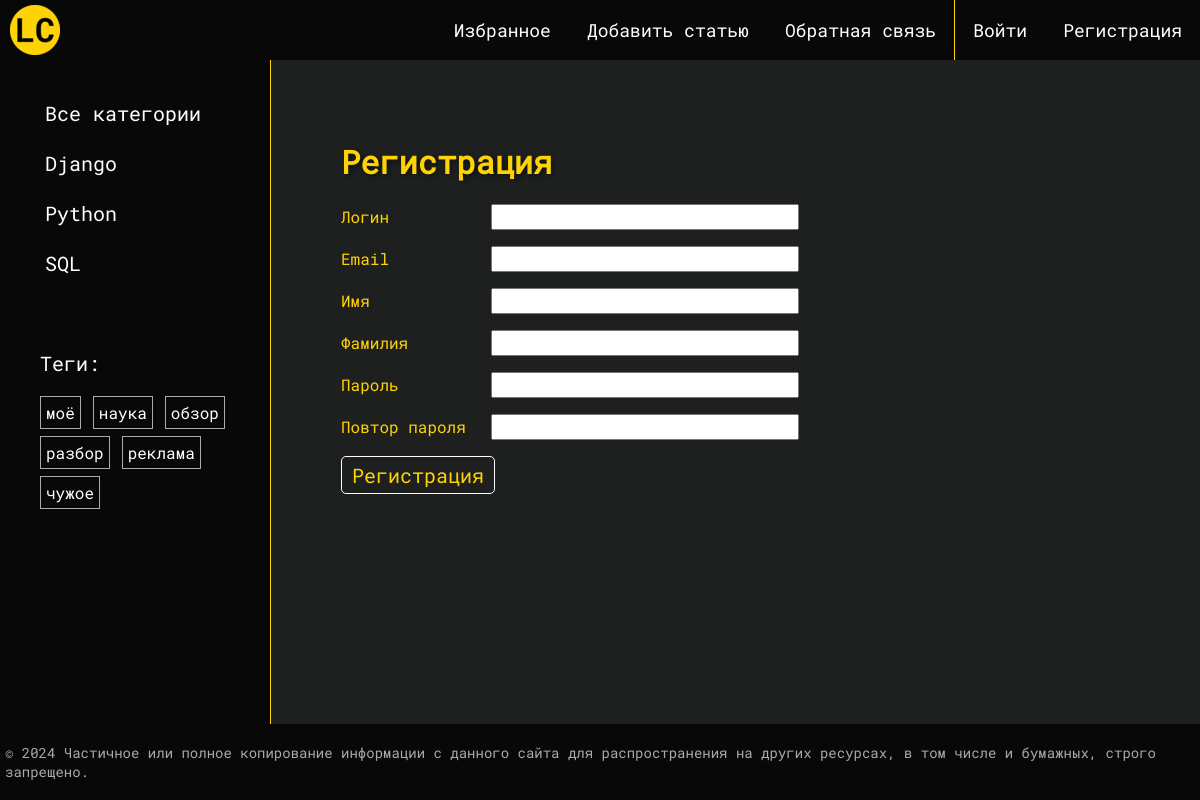
The page /users/register/ on the database its author committed.
### articles/models.py (models this page shows, shortened)
class Category(models.Model):
    name = models.CharField(max_length=150,
                            db_index=True,
                            verbose_name="Наименование категории")
    slug = models.SlugField(max_length=255,
                            unique=True,
                            db_index=True)
    class Meta:
        verbose_name = "Категория"
        verbose_name_plural = "Категории"
    def get_absolute_url(self):
        return reverse('category', kwargs={'cat_slug': self.slug})

class Tag(models.Model):
    tag = models.CharField(max_length=100,
                           db_index=True)
    slug = models.SlugField(max_length=255,
                            db_index=True)
    def get_absolute_url(self):
        return reverse('tag', kwargs={'tag_slug': self.slug})

### users/views.py (the view, shortened to what this page needs)
# urls.py: path('register/', views.RegisterUser.as_view(), name='register'),
class RegisterUser(CreateView):
    form_class = RegisterUserForm
    template_name = 'users/register.html'
    extra_context = {'title': 'Регистрация'}
    success_url = reverse_lazy('users:login')

### users/forms.py (shortened to what this page needs)
class RegisterUserForm(UserCreationForm):
    username = forms.CharField(label="Логин",
                               widget=forms.TextInput(attrs={'class': 'form-input'}))
    password1 = forms.CharField(label="Пароль",
                                widget=forms.PasswordInput(attrs={'class': 'form-input'}))
    password2 = forms.CharField(label="Повтор пароля",
                                widget=forms.PasswordInput(attrs={'class': 'form-input'}))
    class Meta:
        model = get_user_model()
        fields = ['username', 'email', 'first_name', 'last_name', 'password1', 'password2']
        labels = {
            'email': "Email",
            'first_name': "Имя",
            'last_name': "Фамилия",
        }
        widgets = {
            'email': forms.TextInput(attrs={'class': 'form-input'}),
            'first_name': forms.TextInput(attrs={'class': 'form-input'}),
            'last_name': forms.TextInput(attrs={'class': 'form-input'}),
        }

### articles/templatetags/posts_tags.py (called while the page is built)
@register.inclusion_tag('articles/list_categories.html')
def show_categories(cat_selected=0):
    cats = Category.objects.annotate(total=Count("posts")).filter(total__gt=0)
    return {'cats': cats, 'cat_selected': cat_selected}

@register.inclusion_tag('articles/list_tags.html')
def show_all_tags():
    return {'tags': Tag.objects.annotate(total=Count("tags")).filter(total__gt=0)}

### users/context_processors.py (called while the page is built)
def get_articles_context(request):
    return {'mainmenu': menu}

### users/templates/users/register.html (shortened to what this page needs)
{% extends 'base.html' %}
{% block content %}
<h1>Регистрация</h1>
<form method="post">
    {% for f in form %}
    <p><label class="form-label" for="{{ f.id_for_label }}">{{ f.label }}</label>{{ f }}</p>
    {% endfor %}
    <p><button type="submit">Регистрация</button></p>
</form>
{% endblock %}

### articles/templates/articles/list_categories.html
{% for cat in cats %}
{% if cat.id == cat_selected %}
<li class="selected">{{cat.name}}</li>
{% else %}
<li><a href="{{ cat.get_absolute_url }}">{{cat.name}}</a></li>
{% endif %}
{% endfor %}

### articles/templates/articles/list_tags.html
{% if tags %}
    <p>Теги:</p>
    <ul class="tags-list">
        {% for t in tags %}
        <li><a href="{{t.get_absolute_url}}">{{t.tag}}</a></li>
        {% endfor %}
    </ul>
{% endif %}

### articles/static/articles/css/styles.css (style rules this page uses)
html, body { font-family: 'RobotoMono'; margin: 0; padding: 0; height: 100%; width: 100%; color: #fff; background-color: #1e2020; }
h1, h2, h3 { font-family: 'RobotoMono'; color: #FED305; text-shadow: 2px 2px 5px rgba(0, 0, 0, 0.5); }
a { color: #fff; text-decoration: none; font-family: 'RobotoMono'; }
.left-chapters ul { width: 230px; margin: 20px; padding: 20px 0 10px 0; list-style: none; font-size: 20px; }
.left-chapters ul li { margin: 0; color: #fff; width: 100%; height: 40px; padding: 0; margin: 10px; }
.left-chapters ul li a { color: #fff; text-decoration: none; height: 40px; display: block; padding: 10px 0 0 15px; }
ul.tags-list { width: auto; margin: 10px 10px 0 0; padding: 0; list-style: none; }
ul.tags-list li { margin: 0; padding: 0; width: auto; display: inline-block; }
ul.tags-list li a { padding: 5px; font-size: 16px; border: 1px solid #aaa; height: auto; width: auto; }
.content-text h1 { font-size: 32px; color: #FED305; }
.form-input { width: 300px; font-size: 15px; font-family: 'RobotoMono'; }
.form-label { display: inline-block; min-width: 150px; max-width: 150px; color: #FED305; font-size: 16px; }
form p { color: #FED305; font-size: 16px; }
button { font-family: 'RobotoMono'; font-size: 20px; background: transparent; border: 1px solid #fff; color: #FED305; padding: 5px 10px 5px 10px; border-radius: 5px 5px 5px 5px; }

### rows shown on the page
Category: name "Django"
Category: name "Python"
Category: name "SQL"
Tag: tag "моё"
Tag: tag "наука"
Tag: tag "обзор"
Tag: tag "разбор"
Tag: tag "реклама"
Tag: tag "чужое"

### other values the page prints
{{ m.title }} "Избранное" "Добавить статью" "Обратная связь"
{{ f.label }} "Логин" "Email" "Имя" "Фамилия" "Пароль" "Повтор пароля"
